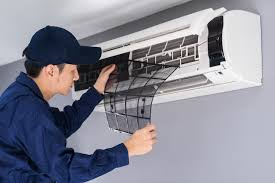
#> input picture Frontend/src/assets/images/pages/Home/CuratedServices/ac-repair-service.jpg, 275 x 183 px
$ python make_transparent.py src/assets/images/pages/Home/CuratedServices/ac-repair-service.jpg src/assets/images/pages/Home/CuratedServices/electrical-panel-upgrade.jpg
#> lines starting #> are read from the running program, lines starting #| are printed output that depends on the picture
import sys
from PIL import Image

def remove_white_bg(input_path, output_path, tolerance=50):
#> called with tolerance = 50
    img = Image.open(input_path).convert("RGBA")
    datas = img.getdata()

    newData = []
    for item in datas:
        # Check if the pixel is near-white
        # White is (255, 255, 255)
        r, g, b, a = item
        if (r > 255 - tolerance and g > 255 - tolerance and b > 255 - tolerance):
            # Change near-white pixels to transparent
            newData.append((255, 255, 255, 0))
        else:
            newData.append(item)
#> this loop made 50325 passes
#> (item, r, g, b) on passes 1 to 3: ((195, 198, 205, 255), 195, 198, 205), ((195, 198, 205, 255), 195, 198, 205), ((195, 198, 205, 255), 195, 198, 205)
#> after the loop, newData = 50325 items

    img.putdata(newData)
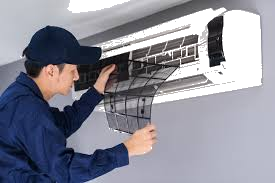
#> img: PIL image 275x183 RGBA; mean R, G, B, A 140.1, 140.6, 152.8, 222.4; transparent parts drawn white
    img.save(output_path, "PNG")
    print(f"Saved to {output_path}")

if __name__ == "__main__":
    if len(sys.argv) > 2:
        remove_white_bg(sys.argv[1], sys.argv[2])
    else:
        print("Usage: python script.py <input> <output>")

$ run again, on Frontend/src/assets/images/pages/Home/CuratedServices/home-wiring.jpg
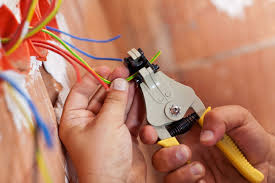
#> input picture Frontend/src/assets/images/pages/Home/CuratedServices/home-wiring.jpg, 275 x 183 px
#> the loop in remove_white_bg, `for item in datas:` made 50325 passes
#> (item, r, g, b) on passes 1 to 3: ((229, 236, 228, 255), 229, 236, 228), ((231, 230, 225, 255), 231, 230, 225), ((238, 222, 222, 255), 238, 222, 222)
#> after the loop in remove_white_bg, `for item in datas:`: newData = 50325 items
#> in remove_white_bg, `img.putdata(newData)`:
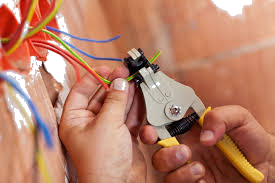
#> img: PIL image 275x183 RGBA; mean R, G, B, A 184.9, 127.6, 104.1, 247; transparent parts drawn white

$ run again, on Frontend/src/assets/images/pages/Home/CuratedServices/smart home setup.jpg
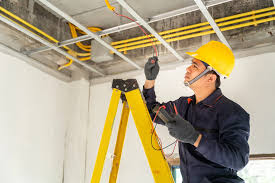
#> input picture Frontend/src/assets/images/pages/Home/CuratedServices/smart home setup.jpg, 275 x 183 px
#> the loop in remove_white_bg, `for item in datas:` made 50325 passes
#> (item, r, g, b) on passes 1 to 3: ((173, 154, 150, 255), 173, 154, 150), ((110, 94, 95, 255), 110, 94, 95), ((60, 48, 52, 255), 60, 48, 52)
#> after the loop in remove_white_bg, `for item in datas:`: newData = 50325 items
#> in remove_white_bg, `img.putdata(newData)`:
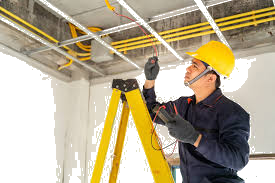
#> img: PIL image 275x183 RGBA; mean R, G, B, A 182.9, 171.1, 144.1, 194; transparent parts drawn white
